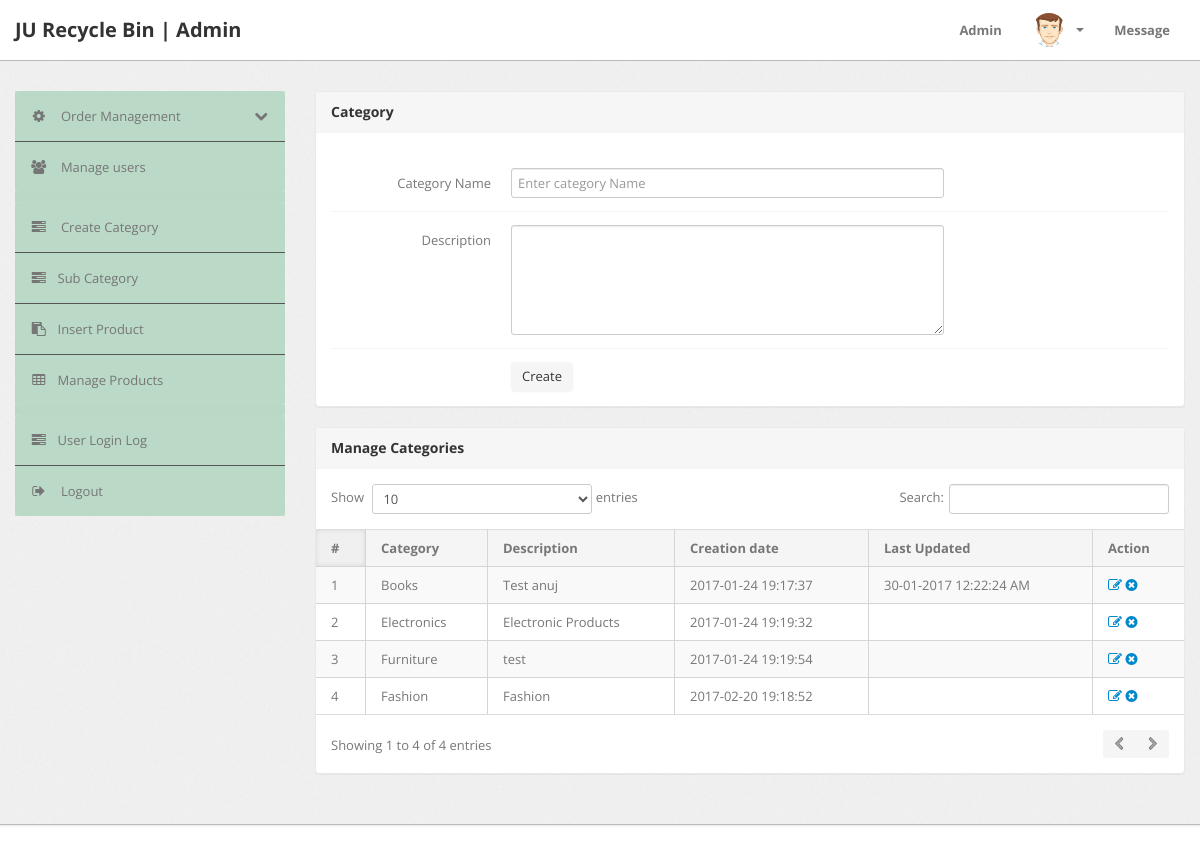
The page /admin/category.php (signed in) on the database as committed earlier.
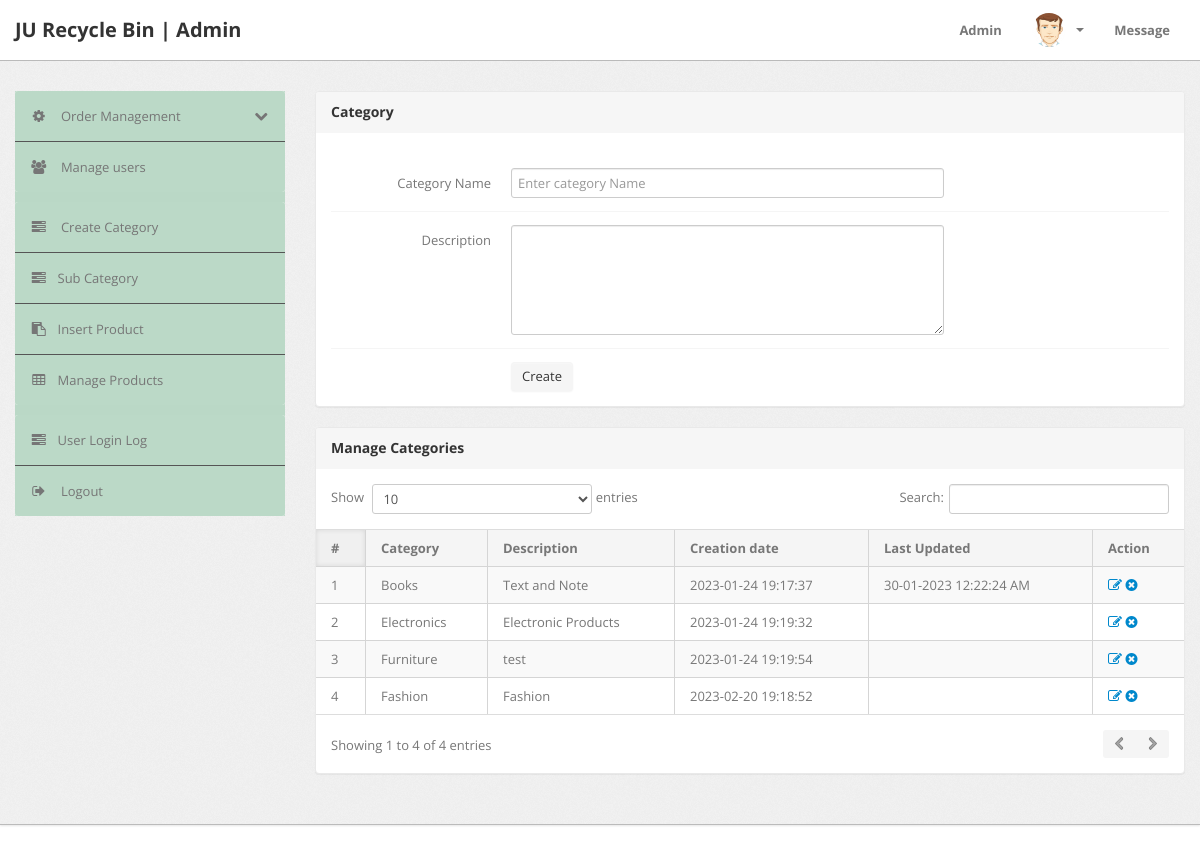
The same page on the database as committed later.
### tables this page shows
CREATE TABLE `category` (
  `id` int(11) NOT NULL,
  `categoryName` varchar(255) DEFAULT NULL,
  `categoryDescription` longtext,
  `creationDate` timestamp NOT NULL DEFAULT CURRENT_TIMESTAMP,
  `updationDate` varchar(255) DEFAULT NULL
);

### admin/category.php (the view, shortened to what this page needs)
<?php
include('include/config.php');
if(strlen($_SESSION['alogin'])==0)
	{
header('location:index.php');
}
else{
?>
<!DOCTYPE html>
<html lang="en">
<head>
	<link type="text/css" href="bootstrap/css/bootstrap.min.css" rel="stylesheet">
	<link type="text/css" href="bootstrap/css/bootstrap-responsive.min.css" rel="stylesheet">
	<link type="text/css" href="css/theme.css" rel="stylesheet">
	<link type="text/css" href="images/icons/css/font-awesome.css" rel="stylesheet">
</head>
<body>
<?php include('include/header.php');?>
	<div class="wrapper">
		<div class="container">
			<div class="row">
<?php include('include/sidebar.php');?>
			<div class="span9">
					<div class="content">
						<div class="module">
							<div class="module-head">
								<h3>Category</h3>
							</div>
							<div class="module-body">
									<br />
			<form class="form-horizontal row-fluid" name="Category" method="post" >
<div class="control-group">
<label class="control-label" for="basicinput">Category Name</label>
<div class="controls">
<input type="text" placeholder="Enter category Name"  name="category" class="span8 tip" required>
</div>
</div>
<div class="control-group">
											<label class="control-label" for="basicinput">Description</label>
											<div class="controls">
												<textarea class="span8" name="description" rows="5"></textarea>
											</div>
										</div>
	<div class="control-group">
											<div class="controls">
												<button type="submit" name="submit" class="btn">Create</button>
											</div>
										</div>
									</form>
							</div>
						</div>
	<div class="module">
							<div class="module-head">
								<h3>Manage Categories</h3>
							</div>
							<div class="module-body table">
								<table cellpadding="0" cellspacing="0" border="0" class="datatable-1 table table-bordered table-striped	 display" width="100%">
									<thead>
										<tr>
											<th>#</th>
											<th>Category</th>
											<th>Description</th>
											<th>Creation date</th>
											<th>Last Updated</th>
											<th>Action</th>
										</tr>
									</thead>
									<tbody>
<?php $query=mysqli_query($con,"select * from category");
$cnt=1;
while($row=mysqli_fetch_array($query))
{
?>
										<tr>
											<td><?php echo htmlentities($cnt);?></td>
											<td><?php echo htmlentities($row['categoryName']);?></td>
											<td><?php echo htmlentities($row['categoryDescription']);?></td>
											<td> <?php echo htmlentities($row['creationDate']);?></td>
											<td><?php echo htmlentities($row['updationDate']);?></td>
											<td>
											<a href="edit-category.php?id=<?php echo $row['id']?>" ><i class="icon-edit"></i></a>
											<a href="category.php?id=<?php echo $row['id']?>&del=delete" onClick="return confirm('Are you sure you want to delete?')"><i class="icon-remove-sign"></i></a></td>
										</tr>
										<?php $cnt=$cnt+1; } ?>
								</table>
							</div>
						</div>
					</div>
				</div>
			</div>
		</div>
	</div>
<?php include('include/footer.php');?>
</body>
<?php } ?>

Rows that differ between the two databases and show on the page:
changed category "Books": categoryDescription "Test anuj" → "Text and Note"; creationDate "2017-01-24 19:17:37" → "2023-01-24 19:17:37"; updationDate "30-01-2017 12:22:24 AM" → "30-01-2023 12:22:24 AM"
changed category "Electronics": creationDate "2017-01-24 19:19:32" → "2023-01-24 19:19:32"
changed category "Furniture": creationDate "2017-01-24 19:19:54" → "2023-01-24 19:19:54"
changed category "Fashion": creationDate "2017-02-20 19:18:52" → "2023-02-20 19:18:52"
